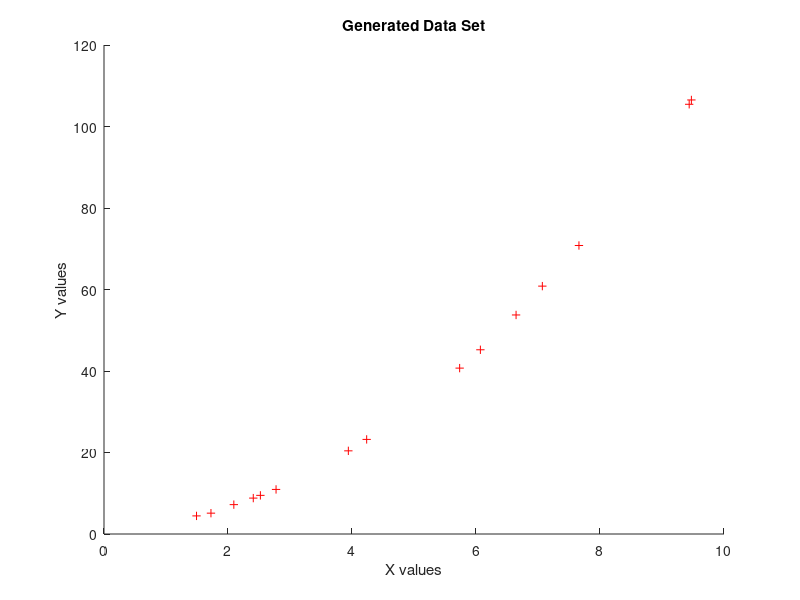
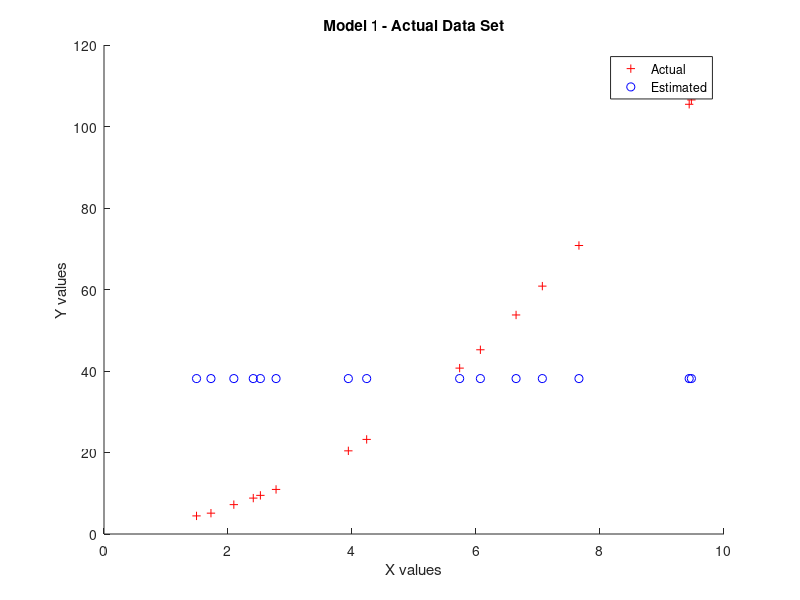
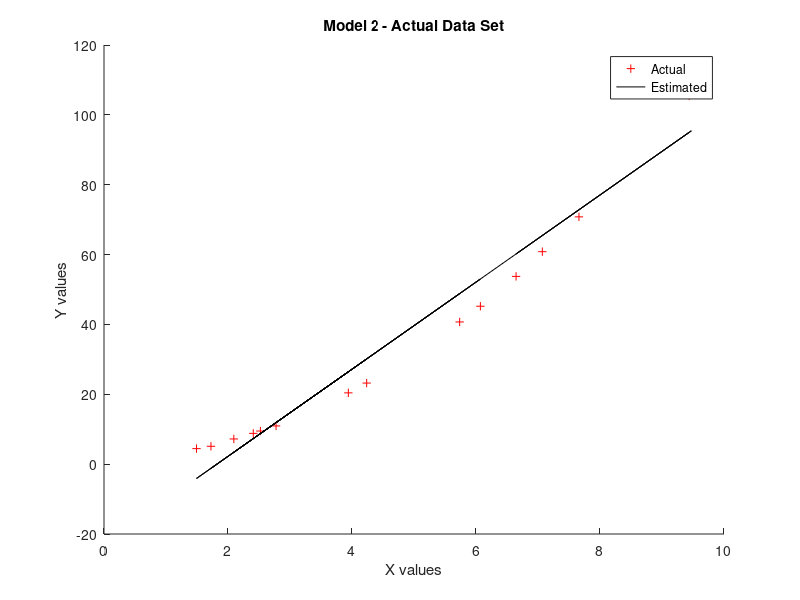
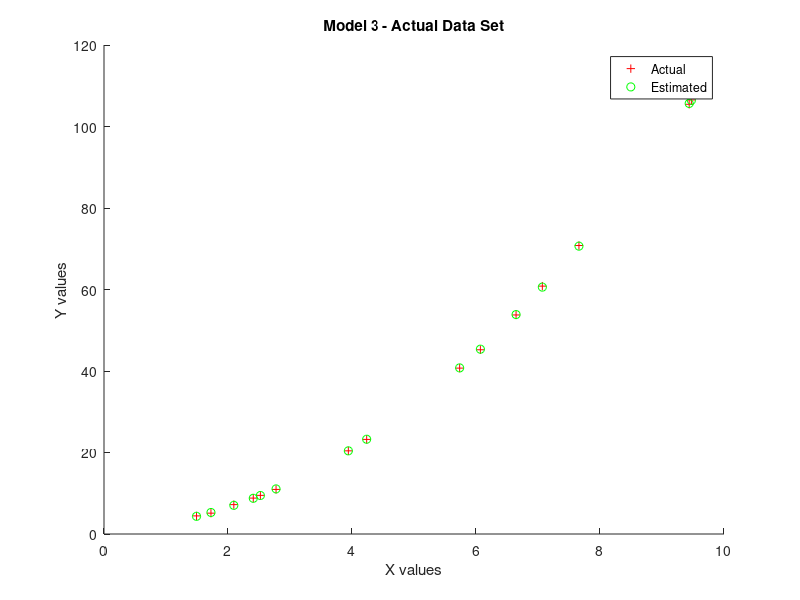

Recreate these plots in MATLAB, in order. (Note: this script raises an error after producing the figures.)
%% EE550 PROJECT 1 - PERCIN S.
%% 1 Generating data points
x=rand(15,1)*9+1;
%% 2 Adding the Gaussian noise and plotting
noise=0.15*randn(15,1)+0;
theta=[1.15; 0.5; 1.12];
y=[ones(1,15); (x.'); (x.^2).'].'*theta+noise;
figure(1)
hold on;
title('Generated Data Set')
plot(x,y,'r+')
xlabel('X values')
ylabel('Y values')
hold off;
%% 3 Models
%Model 1
phi1=[ones(1,15)].';
n=1;
pv1=50*ones(1,n);
P01=diag(pv1);
w01=zeros(n,1);
for t=1:15
   P1=P01-(P01*(phi1(t,:).')*phi1(t,:)*P01)/(1+phi1(t,:)*P01*(phi1(t,:).'));
   K1=P1*(phi1(t,:).');
   err1=y(t)-phi1(t,:)*w01;
   w1=w01+K1*err1;
   w01=w1;
   P01=P1;
end
y1=phi1*w1;

%Model 2
phi2=[ones(1,15); (x.')].';
n=2;
pv2=50*ones(1,n);
P02=diag(pv2);
w02=zeros(n,1);
for t=1:15
   P2=P02-(P02*(phi2(t,:).')*phi2(t,:)*P02)/(1+phi2(t,:)*P02*(phi2(t,:).'));
   K2=P2*(phi2(t,:).');
   err2=y(t)-phi2(t,:)*w02;
   w2=w02+K2*err2;
   w02=w2;
   P02=P2;
end
y2=phi2*w2;

%Model 3
phi3=[ones(1,15); (x.'); (x.^2).'].';
n=3;
pv3=50*ones(1,n);
P03=diag(pv3);
w03=zeros(n,1);
for t=1:15
   P3=P03-(P03*(phi3(t,:).')*phi3(t,:)*P03)/(1+phi3(t,:)*P03*(phi3(t,:).'));
   K3=P3*(phi3(t,:).');
   err3=y(t)-phi3(t,:)*w03;
   w3=w03+K3*err3;
   w03=w3;
   P03=P3;
end
y3=phi3*w3;

%Model 4
phi4=[ones(1,15); (x.'); (x.^2).'; (x.^3).'].';
n=4;
pv4=50*ones(1,n);
P04=diag(pv4);
w04=zeros(n,1);
for t=1:15
   P4=P04-(P04*(phi4(t,:).')*phi4(t,:)*P04)/(1+phi4(t,:)*P04*(phi4(t,:).'));
   K4=P4*(phi4(t,:).');
   err4=y(t)-phi4(t,:)*w04;
   w4=w04+K4*err4;
   w04=w4;
   P04=P4;
end
y4=phi4*w4;

%% 4 RLS Error
err1=sum((y-y1).^2);
err2=sum((y-y2).^2);
err3=sum((y-y3).^2);
err4=sum((y-y4).^2);
%% 5 Plotting
figure(2)
hold on;
title('Model 1 - Actual Data Set')
plot(x,y,'r+')
plot(x,y1,'bo');
legend('Actual','Estimated')
xlabel('X values')
ylabel('Y values')
hold off;

figure(3)
hold on;
title('Model 2 - Actual Data Set')
plot(x,y,'r+')
plot(x,y2,'k-');
legend('Actual','Estimated')
xlabel('X values')
ylabel('Y values')
hold off;

figure(4)
hold on;
title('Model 3 - Actual Data Set')
plot(x,y,'r+')
plot(x,y3,'go');
legend('Actual','Estimated')
xlabel('X values')
ylabel('Y values')
hold off;

figure(5)
hold on;
title('Model 4 - Actual Data Set')
plot(x,y,'r+')
plot(x,y4,'kp');
legend('Actual','Estimated')
xlabel('X values')
ylabel('Y values')
hold off;
%% 6 Estimated Parameters and RLS Errors
models = {'Model 1';'Model 2';'Model 3';'Model 4'};
param={num2str(w1.');num2str(w2.');num2str(w3.');num2str(w4.')};
RLS=[err1;err2;err3;err4];
T = table(models,param,RLS,'VariableNames',{'Models','Estimated Parameters (theta(1) theta(2) ... theta(n))','RLS Errors'})
